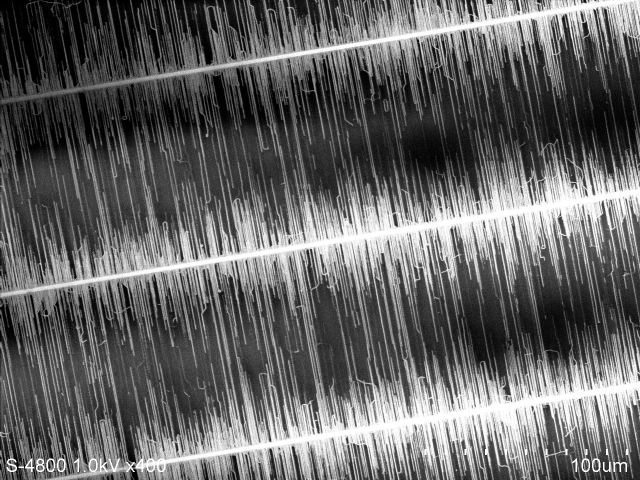
#> input picture data/sem/kaneda_m001.tif, 1280 x 960 px (shown at 1/2 size)
$ jupyter execute semimage.ipynb
#> lines starting #> are read from the running program, lines starting #| are printed output that depends on the picture
[cell 1]
import cv2
import numpy as np
import matplotlib.pyplot as plt
import sys
import os

[cell 2]
datadir = "../data/sem"
eps = 1e-6

[cell 3]
cutline = 890

[cell 4]
image = cv2.imread(os.path.join(datadir, "kaneda_m001.tif"))
#> image is the input picture: shape (960, 1280, 3); min 0, max 255, mean 101.5
print(image.shape)
#| (960, 1280, 3)
plt.imshow(image)
plt.hlines(cutline, 0, image.shape[1], colors='r')
plt.show()

[cell 5]
imd = image[0:cutline,:,:]

[cell 6]
print(imd.shape)
#| (890, 1280, 3)
imdflatt = imd.copy().flatten()
plt.imshow(imd)
plt.show()
plt.hist(imdflatt, bins=256, density=True)
plt.show()
#> figure, not shown here; tallest bar 0.0192 high, from x = 0 to 0.996

[cell 7]
thereshold = 230
imdlight = np.where(imd < thereshold, 0, imd)
plt.imshow(imdlight)
plt.show()
plt.hist(imdflatt, bins=256, range=(0, 256), density=True)
plt.vlines(thereshold, 0, 0.01, color='r')
#> figure, not shown here; tallest bar 0.0192 high, from x = 0 to 1

[cell 8]
imd_cropped = image[0:100,1100:1200,:]

[cell 9]
plt.imshow(imd_cropped)
plt.show()
plt.hist(imd_cropped.flatten(), bins=256, range=(0, 256))
plt.show()
#> figure, not shown here; tallest bar 2094 high, from x = 255 to 256

# パワースペクトルの表示

[cell 10]
print(imd.shape)
#| (890, 1280, 3)
plt.imshow(imd)
plt.show()

### グレースケールへの変換の前処理

[cell 11]
imd = cv2.cvtColor(imd, cv2.COLOR_BGR2GRAY)
#> imd: shape (890, 1280)
print(imd.shape)
#| (890, 1280)

### 回転の前処理

[cell 12]
angle = -9.3

[cell 13]
height, width = imd.shape
#> height = 890; width = 1280
center = (int(width/2), int(height/2))
#> center = (640, 445)
print(height, width, center)
#| 890 1280 (640, 445)

[cell 14]
rotation_matrix = cv2.getRotationMatrix2D(center, angle, 1)
rotated_image = cv2.warpAffine(imd, rotation_matrix, (width, height))

[cell 15]
plt.imshow(rotated_image, cmap='gray')
plt.show()

[cell 16]
crop_rotated = rotated_image[70:600, 100:900]
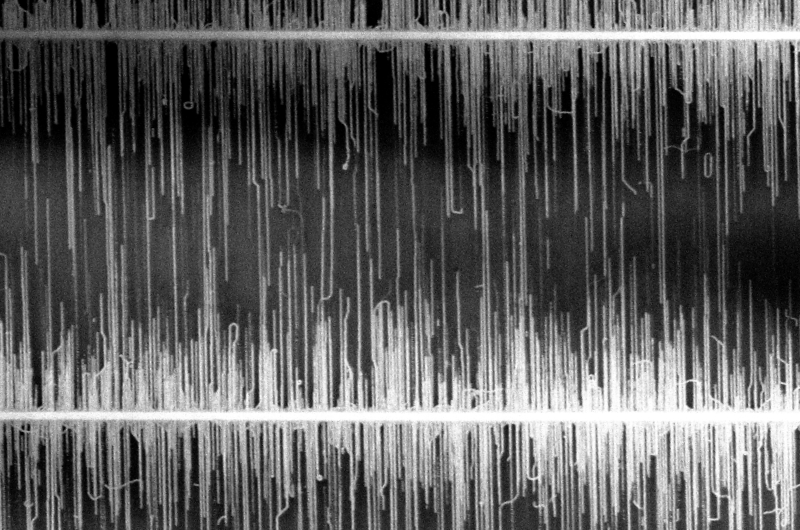
#> crop_rotated: shape (530, 800); min 0, max 255, mean 96.1

[cell 17]
plt.imshow(crop_rotated, cmap='gray')
plt.show()

### パワースペクトルの表示

[cell 18]
fimage = np.fft.fft2(crop_rotated)
fshift = np.fft.fftshift(fimage)
magnitude_spectrum = 20*np.log(np.abs(fshift))
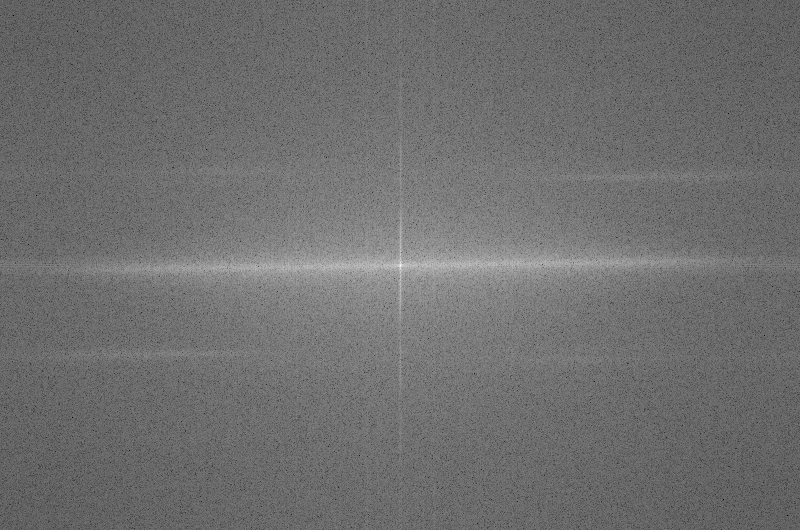
#> magnitude_spectrum: shape (530, 800) float64; min 24.77, max 350.5, mean 166.9; drawn with min black and max white

plt.imshow(magnitude_spectrum, cmap='gray')
plt.show()

[cell 19]
crop_rotated2 = rotated_image[200:400, 100:1100]
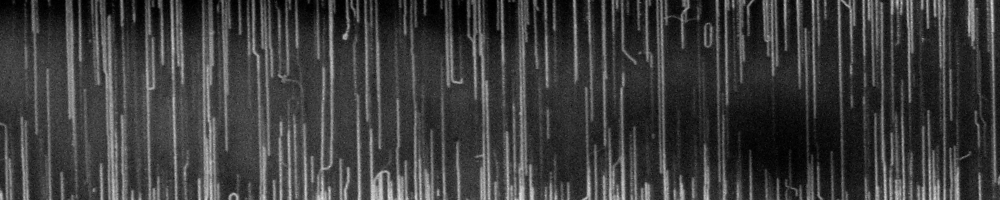
#> crop_rotated2: shape (200, 1000); min 0, max 227, mean 60.4
plt.imshow(crop_rotated2, cmap='gray')
plt.show()
fimage2 = np.fft.fft2(crop_rotated2)
fshift2 = np.fft.fftshift(fimage2)
magnitude_spectrum2 = 20*np.log(np.abs(fshift2))
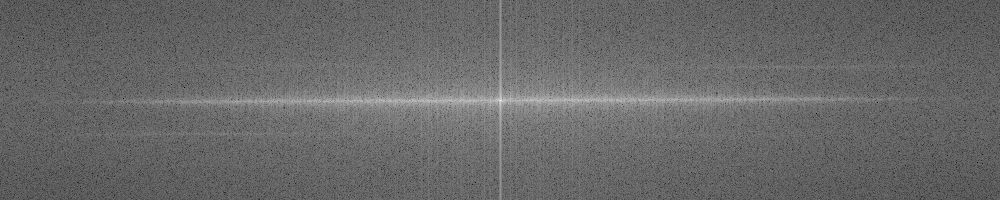
#> magnitude_spectrum2: shape (200, 1000) float64; min 39.57, max 326.1, mean 157.5; drawn with min black and max white
plt.imshow(magnitude_spectrum2, cmap='gray')
plt.show()

[cell 20]
img2 = cv2.imread(os.path.join(datadir, "241024CVDfe0.05-15.tif"), cv2.IMREAD_GRAYSCALE)
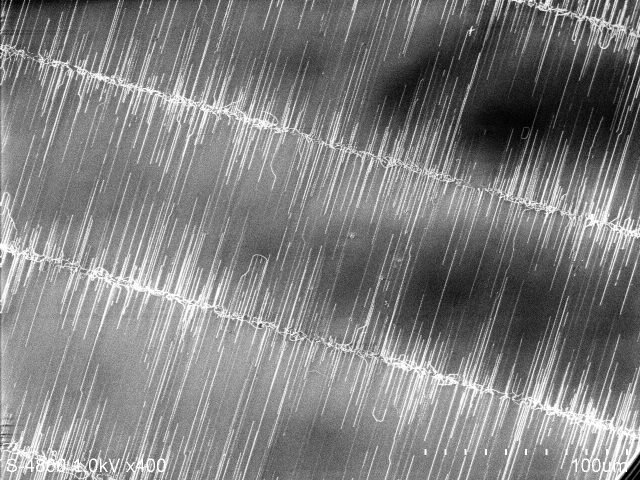
#> input picture data/sem/241024CVDfe0.05-15.tif, 1280 x 960 px (shown at 1/2 size)
#> img2 is the input picture: shape (960, 1280); min 0, max 255, mean 127.2
plt.imshow(img2, cmap='gray')
plt.show()

[cell 21]
angle = 16
rotation_matrix = cv2.getRotationMatrix2D(center, angle, 1)
rotated_image2 = cv2.warpAffine(img2, rotation_matrix, (width, height))
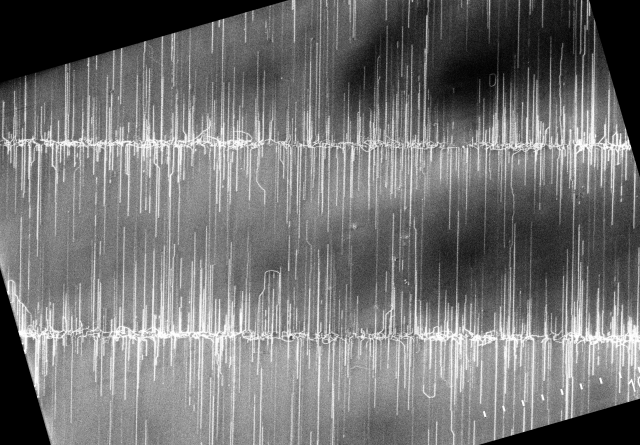
#> rotated_image2: shape (890, 1280) (shown at 1/2 size); min 0, max 255, mean 114.9
crop_rotated3 = rotated_image2[200:800, 200:1000]
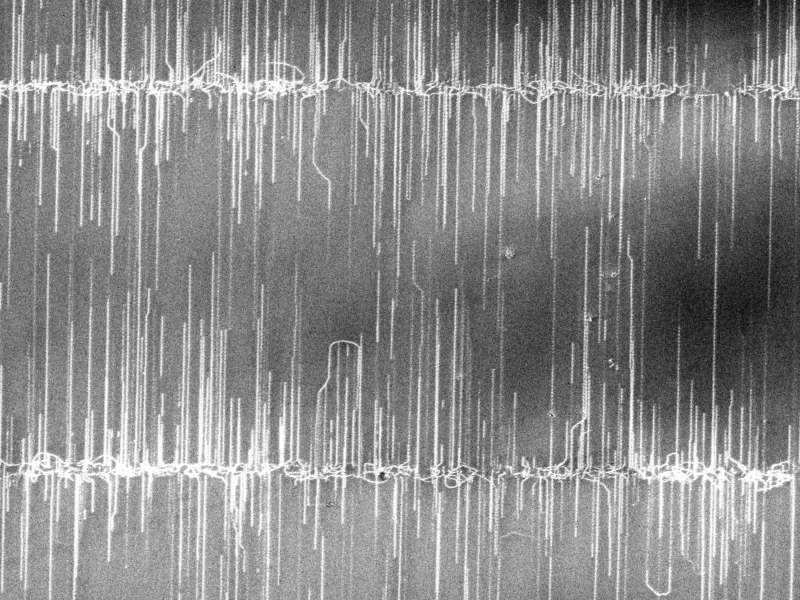
#> crop_rotated3: shape (600, 800); min 11, max 255, mean 139.9
plt.imshow(crop_rotated3, cmap='gray')
plt.show()

[cell 22]
fimage3 = np.fft.fft2(crop_rotated3)
fshift3 = np.fft.fftshift(fimage3)
magnitude_spectrum3 = 20*np.log(np.abs(fshift3))
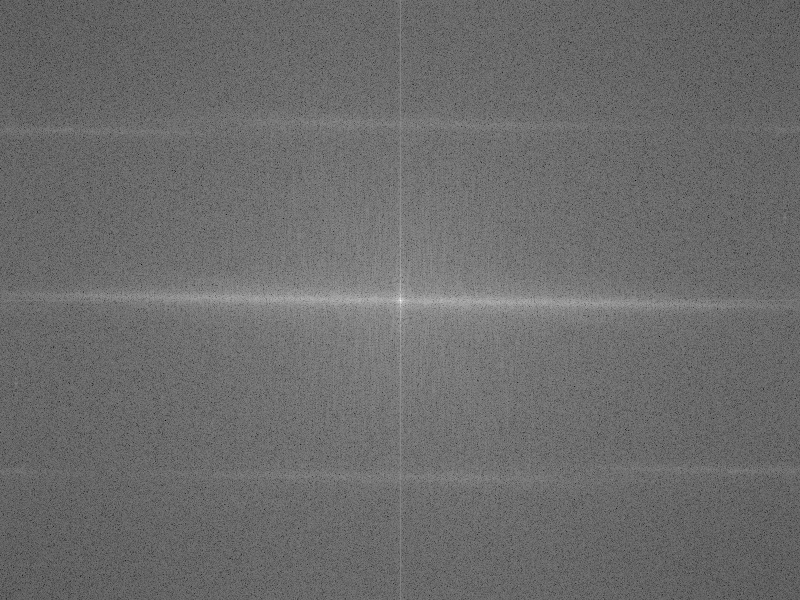
#> magnitude_spectrum3: shape (600, 800) float64; min 38.95, max 360.5, mean 175.7; drawn with min black and max white
plt.imshow(magnitude_spectrum3, cmap='gray')
plt.colorbar()
plt.show()

# パワースペクトルから逆変換で戻す

[cell 23]
def ifft(spec: np.ndarray) -> np.ndarray:
    fshift = np.fft.ifftshift(spec)
    img_back = np.fft.ifft2(fshift)
    img_back = np.abs(img_back)
    return img_back

[cell 24]
plt.imshow(ifft(fshift3), cmap='gray')
plt.show()

# 復元するパワースペクトルを絞る

[cell 25]
filter = np.zeros((600, 800), np.uint8)
filter[110:160, 100:300] = 1

plt.imshow(filter, cmap='gray')
plt.show()
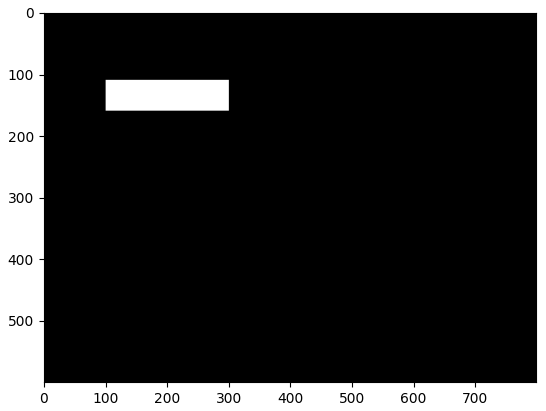
#> figure drawn by matplotlib, 1 panel


filtered = fshift3 * filter
plt.imshow(20*np.log(np.abs(filtered)+eps), cmap='gray')
plt.show()

plt.imshow(ifft(filtered), cmap='gray')
#> in ifft (call 2), `img_back = np.abs(img_back)`:
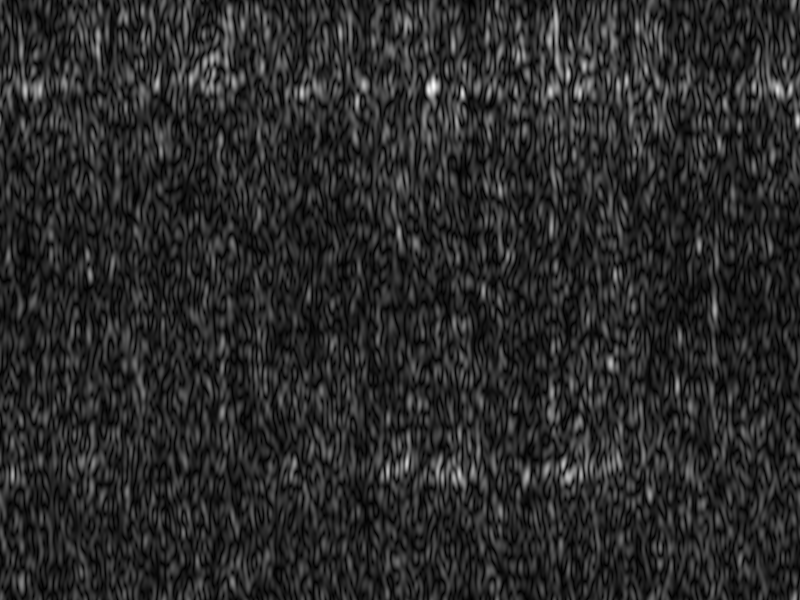
#> img_back: shape (600, 800) float64; min 0.00419, max 10.56, mean 1.72; drawn with min black and max white
plt.show()
